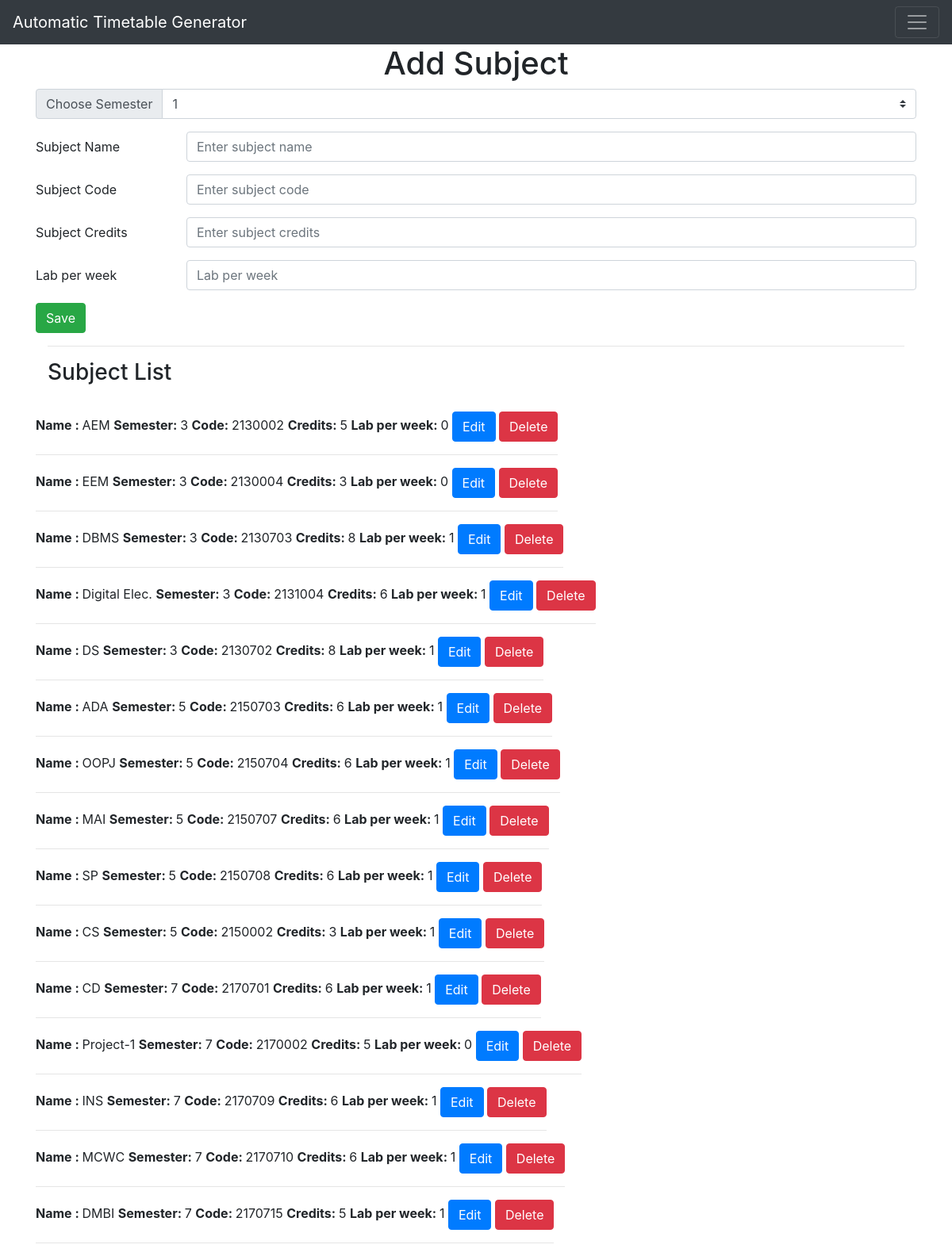
Screenshot of /add-subject with the database file from the repository.
### app.py (models this page shows, shortened)
class Subject(db.Model):
    id = db.Column(db.Integer, primary_key=True)
    sub_name = db.Column(db.String(40), nullable=False)
    sub_code = db.Column(db.Integer, nullable=False)
    sub_sem = db.Column(db.Integer, nullable=False)
    sub_credits = db.Column(db.Integer, nullable=False)
    is_lab = db.Column(db.Integer, nullable=False)

### app.py (the view)
@app.route('/add-subject', methods=['GET','POST'])
def add_sub():
    if request.method == "POST":
        sub_sem = request.form.get('choosesemester')
        sub_name = request.form['subjectname']
        sub_code = request.form['subjectcode']
        sub_credits = request.form['subjectcredits']
        is_lab = request.form['is_lab']
        new_subject = Subject(sub_sem=sub_sem, sub_name=sub_name, sub_code=sub_code, sub_credits=sub_credits, is_lab = is_lab)
        db.session.add(new_subject) # added for this session only
        db.session.commit() # added permanently
        return redirect('/add-subject')
    else:
        all_subject = Subject.query.order_by(Subject.id).all()
        return render_template('add-subject.html', subjects = all_subject)

### templates/add-subject.html (shortened to what this page needs)
{% extends 'base.html' %}
{% block body %}
<div class="container">
    <h1 style="text-align:center" >Add Subject</h1>
</div>
<form action="/add-subject" method="post">
    <div class="input-group mb-3">
      <div class="input-group-prepend">
        <label class="input-group-text" for="choosesemester">Choose Semester</label>
      </div>
      <select class="custom-select" name="choosesemester" id="choosesemester">
        <option value="1">1</option>
      </select>
    </div>
    <div class="form-group row">
    <label for="subjectname" class="col-sm-2 col-form-label">Subject Name</label>
    <div class="col-sm-10">
      <input type="text" class="form-control" name="subjectname" id="subjectname" placeholder="Enter subject name" required>
    </div>
  </div>
  <div class="form-group row">
    <label for="subjectcode" class="col-sm-2 col-form-label">Subject Code</label>
    <div class="col-sm-10">
      <input type="number" class="form-control" name="subjectcode" id="subjectcode" placeholder="Enter subject code" required>
    </div>
  </div>
  <div class="form-group row">
    <label for="subjectcode" class="col-sm-2 col-form-label">Subject Credits</label>
    <div class="col-sm-10">
      <input type="number" class="form-control" name="subjectcredits" id="subjectcredits" placeholder="Enter subject credits" required>
    </div>
  </div>
  <div class="form-group row">
    <label for="subjectcode" class="col-sm-2 col-form-label">Lab per week</label>
    <div class="col-sm-10">
      <input type="number" class="form-control" name="is_lab" id="is_lab" placeholder="Lab per week" required>
    </div>
  </div>
  <div>
      <button class="btn btn-success" type="submit">Save</button>
  </div>
</form>
<div class="container">
    <hr>
    <h3>Subject List</h3>
    <br>
    {% for subject in subjects %}
        <div class="row">
            <div class="column">
                <b>Name : </b>{{subject.sub_name}}
                <b>Semester: </b> {{subject.sub_sem}}
                <b>Code: </b> {{subject.sub_code}}
                <b>Credits: </b>{{subject.sub_credits}}
                <b>Lab per week: </b>{{subject.is_lab}}
                <a class="btn btn-primary" href="/edit/subject/{{subject.id}}" >Edit</a>
                <a class="btn btn-danger" href="/delete/subject/{{subject.id}}" >Delete</a>
                <hr>
            </div>
        </div>
    {% endfor %}
</div>
{% endblock %}

### static/css/main.css (style rules this page uses)
body { font-family: Helvetica; }

### rows the page displays
Subject: sub_name "AEM", sub_sem "3", sub_code "2130002", sub_credits "5", is_lab "0"
Subject: sub_name "EEM", sub_sem "3", sub_code "2130004", sub_credits "3", is_lab "0"
Subject: sub_name "DBMS", sub_sem "3", sub_code "2130703", sub_credits "8", is_lab "1"
Subject: sub_name "Digital Elec.", sub_sem "3", sub_code "2131004", sub_credits "6", is_lab "1"
Subject: sub_name "DS", sub_sem "3", sub_code "2130702", sub_credits "8", is_lab "1"
Subject: sub_name "ADA", sub_sem "5", sub_code "2150703", sub_credits "6", is_lab "1"
Subject: sub_name "OOPJ", sub_sem "5", sub_code "2150704", sub_credits "6", is_lab "1"
Subject: sub_name "MAI", sub_sem "5", sub_code "2150707", sub_credits "6", is_lab "1"
Subject: sub_name "SP", sub_sem "5", sub_code "2150708", sub_credits "6", is_lab "1"
Subject: sub_name "CS", sub_sem "5", sub_code "2150002", sub_credits "3", is_lab "1"
Subject: sub_name "CD", sub_sem "7", sub_code "2170701", sub_credits "6", is_lab "1"
Subject: sub_name "Project-1", sub_sem "7", sub_code "2170002", sub_credits "5", is_lab "0"
Subject: sub_name "INS", sub_sem "7", sub_code "2170709", sub_credits "6", is_lab "1"
Subject: sub_name "MCWC", sub_sem "7", sub_code "2170710", sub_credits "6", is_lab "1"
Subject: sub_name "DMBI", sub_sem "7", sub_code "2170715", sub_credits "5", is_lab "1"
